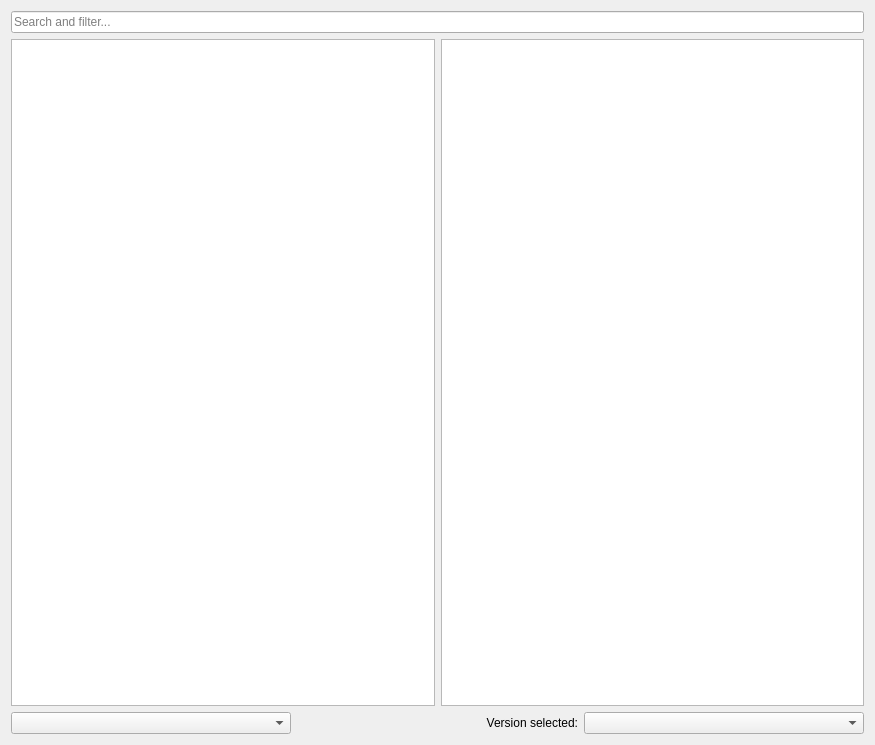
<?xml version="1.0" encoding="UTF-8"?>
<ui version="4.0">
 <class>FtbPage</class>
 <widget class="QWidget" name="FtbPage">
  <property name="geometry">
   <rect>
    <x>0</x>
    <y>0</y>
    <width>875</width>
    <height>745</height>
   </rect>
  </property>
  <layout class="QGridLayout" name="gridLayout">
   <item row="2" column="0" colspan="2">
    <layout class="QGridLayout" name="gridLayout_4" columnstretch="0,0,0" rowminimumheight="0" columnminimumwidth="0,0,0">
     <item row="0" column="2">
      <widget class="QComboBox" name="versionSelectionBox"/>
     </item>
     <item row="0" column="1">
      <widget class="QLabel" name="label">
       <property name="text">
        <string>Version selected:</string>
       </property>
       <property name="alignment">
        <set>Qt::AlignRight|Qt::AlignTrailing|Qt::AlignVCenter</set>
       </property>
      </widget>
     </item>
     <item row="0" column="0">
      <widget class="QComboBox" name="sortByBox"/>
     </item>
    </layout>
   </item>
   <item row="1" column="0" colspan="2">
    <layout class="QGridLayout" name="gridLayout_3">
     <item row="0" column="0">
      <widget class="QTreeView" name="packView">
       <property name="alternatingRowColors">
        <bool>true</bool>
       </property>
       <property name="iconSize">
        <size>
         <width>48</width>
         <height>48</height>
        </size>
       </property>
      </widget>
     </item>
     <item row="0" column="1">
      <widget class="QTextBrowser" name="packDescription">
       <property name="openExternalLinks">
        <bool>true</bool>
       </property>
       <property name="openLinks">
        <bool>true</bool>
       </property>
      </widget>
     </item>
    </layout>
   </item>
   <item row="0" column="0" colspan="2">
    <widget class="QLineEdit" name="searchEdit">
     <property name="placeholderText">
      <string>Search and filter...</string>
     </property>
     <property name="clearButtonEnabled">
      <bool>true</bool>
     </property>
    </widget>
   </item>
  </layout>
 </widget>
 <tabstops>
  <tabstop>searchEdit</tabstop>
  <tabstop>versionSelectionBox</tabstop>
 </tabstops>
 <resources/>
 <connections/>
</ui>
